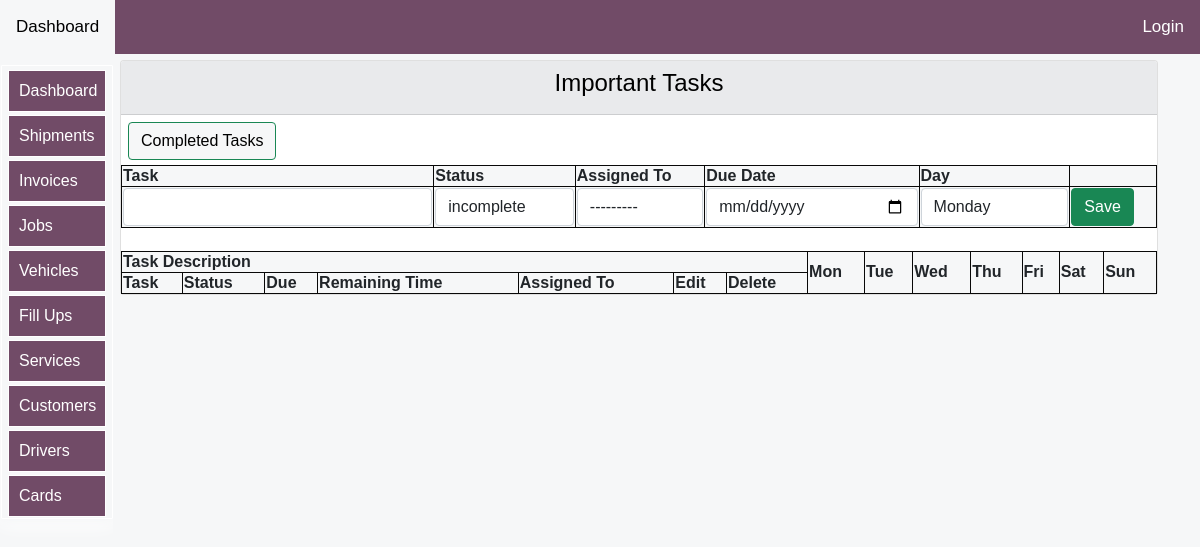
Page /todoapp/to-do-list on the earlier database version.
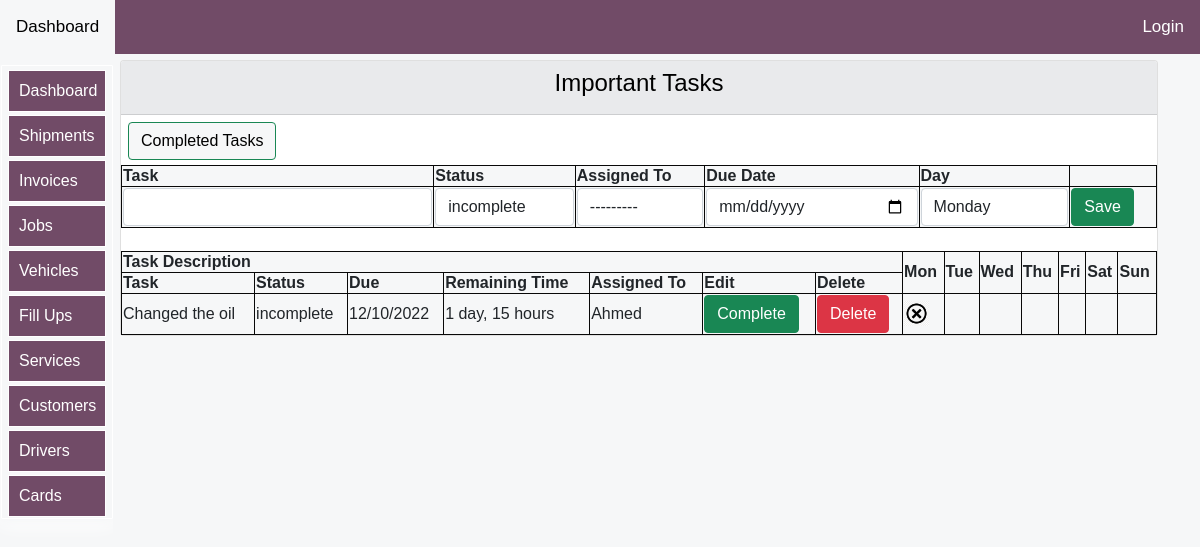
Same page on the later database version.
### todoapp/models.py (models this page shows, shortened)
class TasksModel(models.Model):
    task_status = [
    ('complete', 'complete'),
    ('incomplete', 'incomplete'),
    ]
    day = [
    ('Monday', 'Monday'),
    ('Tuesday', 'Tuesday'),
    ('Wednesday', 'Wednesday'),
    ('Thursday', 'Thursday'),
    ('Friday', 'Friday'),
    ('Saturday', 'Saturday'),
    ('Sunday', 'Sunday'),
    ]
    task = models.CharField(max_length=20,blank=False)
    status = models.CharField(max_length=10,choices=task_status,default='incomplete')
    createDate=models.DateTimeField(auto_now_add=True)
    dueDate=models.DateTimeField(auto_now_add=False,auto_now=False,blank=True,null=True)
    taskDay = models.CharField(max_length=10,choices=day,default='Monday')
    assignedto=models.ForeignKey(AlwenDriversModel,on_delete=models.SET_NULL,blank=True,null=True,related_name="taskassignrelname")

### logistics/models.py (models this page shows)
class AlwenDriversModel(models.Model):
    name= models.CharField(max_length=10,blank=True,null=True)
    photo=models.FileField(upload_to='logistics/images/vehicles/%Y/',null=True, blank=True)#save according to year
    driver_license=models.FileField(upload_to='logistics/images/vehicles/%Y/',blank=True,null=True)
    driver_id=models.FileField(upload_to='logistics/images/vehicles/%Y/',blank=True,null=True)
    def __str__(self):
        return '{}'.format(self.name)

### todoapp/views.py (the view)
# urls.py: path('to-do-list', views.toDoList, name="to-do-list"),
def toDoList(request):
    title="To do list"
    form =AddTasksForm(request.POST or None)
    tasks=TasksModel.objects.order_by('dueDate').filter(status="incomplete")
    completed_tasks=TasksModel.objects.filter(status="complete")
    if form.is_valid():
        form.save()
        messages.success(request, 'Task added successfully')
        form=AddTasksForm()#this clears out the form after adding the product
    context = {
        "form":form,
        "tasks":tasks,
        "title":title,
        "completed_tasks":completed_tasks,
    }
    return render(request,'todoapp/toDoList.html',context)

### todoapp/forms.py
class AddTasksForm(forms.ModelForm): #the forms here is the one imported up there.
    class Meta:
        model = TasksModel
        fields = ['task','status','dueDate','taskDay','assignedto']
        widgets={
            'task':forms.TextInput(attrs={'class':'form-control','placeholder':''}),
            'dueDate':DatePickerInput(attrs={'class':'form-control','placeholder':'Task due date'}),
            'taskDay':forms.Select(attrs={'class':'form-control'}),
            'status':forms.Select(attrs={'class':'form-control'}),
            'assignedto':forms.Select(attrs={'class':'form-control','placeholder':'assigned'}),
        }

### todoapp/templates/todoapp/toDoList.html (shortened to what this page needs)
{% extends 'bases/base.html'%}
{% load static %}
{% load humanize %}
{% load crispy_forms_tags %}
{% block style %}
<link href="{% static 'css/bootstrap.min.css' %}" rel="stylesheet">
<link rel="stylesheet" href="https://use.fontawesome.com/releases/v5.15.2/css/all.css"
>
   {%endblock%}
   {% block body %}
<div class="container">
    <div class="row mt-12">
        <div class="col-md-12">
            <div class="card">
                <div id="allif-section-headers" class="card-header ">
                   <h4>Important Tasks</h4>
            </div>
              <div >
            <a href="{% url 'todoapp:completedTasksList' %}">
              <button id="allif-link-buttons" type="button" class="btn btn-success mybuttonlinks" >
                Completed Tasks
              </button>
            </a>
            </div>
                  <table>
                      <form class="form-horizontal" method="POST" action="">
                          <tr>
                            <th>Task</th>
                            <th>Status</th>
                            <th>Assigned To</th>
                            <th>Due Date</th>
                            <th>Day</th>
                          </tr>
                      <tr>
                        <th>{{form.task}}</th>
                        <th>{{form.status}}</th>
                        <th>{{form.assignedto}}</th>
                        <th> {{form.dueDate}}</th>
                        <th> {{form.taskDay}}</th>
                        <th><button id="form-button" class="btn btn-success btn-block" type="submit">Save</button></th>
                      </tr>
                      </form>
                    </table>
              <table>
                <tr>
                  <th colspan="7">Task Description</th>
                  <th rowspan="2">Mon</th>
                  <th rowspan="2">Tue</th>
                  <th rowspan="2">Wed</th>
                  <th rowspan="2">Thu</th>
                  <th rowspan="2"  >Fri</th>
                  <th rowspan="2">Sat</th>
                  <th rowspan="2">Sun</th>
                </tr>
                <br>
                <tr>
                  <th scope="col">Task</th>
                  <th scope="col">Status</th>
                  <th scope="col">Due</th>
                  <th scope="col">Remaining Time</th>
                  <th scope="col">Assigned To</th>
                  <th scope="col">Edit</th>
                  <th scope="col">Delete</th>
                {% for task in tasks %}
                <tr>
                  <td>{{task.task}}</td>
                  <td>{{task.status}}</td>
                  <td>{{task.dueDate|date:'d/m/Y'}}</td>
                  <td>{{task.dueDate|timeuntil}}</td>
                  <td>{{task.assignedto}}</td>
          <td> <a href="{% url 'todoapp:markTaskComplete' task.id %}" data-toggle="tooltip" title="Delete this record">
            <button class="btn btn-success">Complete</button></a></td>
          <td> <a href="{% url 'todoapp:delete_task' task.id %}" data-toggle="tooltip" title="Delete this record">
          <button class="btn btn-danger">Delete</button>
          </a></td>
          {% if task.taskDay == 'Monday' %}
          <td>
            {% if task.status == 'complete' %}
            <img src="{% static 'img/task.png' %}" width="25">
          {% else %}
          <img src="{% static 'img/pending.png' %}" width="25">
          {% endif %}
          </td>
          <td></td>
          <td></td>
          <td></td>
          <td></td>
          <td></td>
          <td></td>
          {% endif %}
                </tr>
               {% endfor %}
              </table>
              </div>
        </div>
      </div>
</div>
   {% endblock %}

Differences in the rows shown:
added TasksModel: task "Changed the oil", status "incomplete", dueDate "12/10/2022", dueDate "1 day, 15 hours", assignedto "Ahmed"
